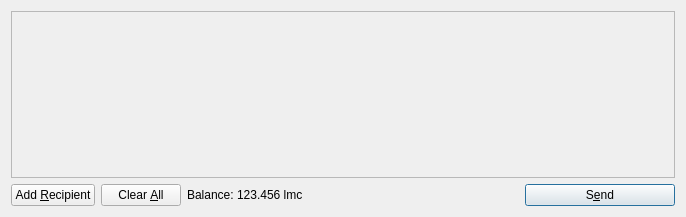
<?xml version="1.0" encoding="UTF-8"?>
<ui version="4.0">
 <class>SendCoinsDialog</class>
 <widget class="QDialog" name="SendCoinsDialog">
  <property name="geometry">
   <rect>
    <x>0</x>
    <y>0</y>
    <width>686</width>
    <height>217</height>
   </rect>
  </property>
  <property name="windowTitle">
   <string>Send Coins</string>
  </property>
  <layout class="QVBoxLayout" name="verticalLayout">
   <item>
    <widget class="QScrollArea" name="scrollArea">
     <property name="widgetResizable">
      <bool>true</bool>
     </property>
     <widget class="QWidget" name="scrollAreaWidgetContents">
      <property name="geometry">
       <rect>
        <x>0</x>
        <y>0</y>
        <width>666</width>
        <height>165</height>
       </rect>
      </property>
      <layout class="QVBoxLayout" name="verticalLayout_2">
       <property name="margin">
        <number>0</number>
       </property>
       <item>
        <layout class="QVBoxLayout" name="entries">
         <property name="spacing">
          <number>6</number>
         </property>
        </layout>
       </item>
       <item>
        <spacer name="verticalSpacer">
         <property name="orientation">
          <enum>Qt::Vertical</enum>
         </property>
         <property name="sizeHint" stdset="0">
          <size>
           <width>20</width>
           <height>40</height>
          </size>
         </property>
        </spacer>
       </item>
      </layout>
     </widget>
    </widget>
   </item>
   <item>
    <layout class="QHBoxLayout" name="horizontalLayout">
     <item>
      <widget class="QPushButton" name="addButton">
       <property name="toolTip">
        <string>Send to multiple recipients at once</string>
       </property>
       <property name="text">
        <string>Add &amp;Recipient</string>
       </property>
       <property name="icon">
        <iconset resource="../bitcoin.qrc">
         <normaloff>:/icons/add</normaloff>:/icons/add</iconset>
       </property>
       <property name="autoDefault">
        <bool>false</bool>
       </property>
      </widget>
     </item>
     <item>
      <widget class="QPushButton" name="clearButton">
       <property name="sizePolicy">
        <sizepolicy hsizetype="Minimum" vsizetype="Fixed">
         <horstretch>0</horstretch>
         <verstretch>0</verstretch>
        </sizepolicy>
       </property>
       <property name="toolTip">
        <string>Remove all transaction fields</string>
       </property>
       <property name="text">
        <string>Clear &amp;All</string>
       </property>
       <property name="icon">
        <iconset resource="../bitcoin.qrc">
         <normaloff>:/icons/remove</normaloff>:/icons/remove</iconset>
       </property>
       <property name="autoRepeatDelay">
        <number>300</number>
       </property>
       <property name="autoDefault">
        <bool>false</bool>
       </property>
      </widget>
     </item>
     <item>
      <layout class="QHBoxLayout" name="horizontalLayout_2">
       <property name="spacing">
        <number>3</number>
       </property>
       <item>
        <widget class="QLabel" name="label">
         <property name="text">
          <string>Balance:</string>
         </property>
        </widget>
       </item>
       <item>
        <widget class="QLabel" name="labelBalance">
         <property name="cursor">
          <cursorShape>IBeamCursor</cursorShape>
         </property>
         <property name="text">
          <string>123.456 lmc</string>
         </property>
         <property name="textInteractionFlags">
          <set>Qt::LinksAccessibleByMouse|Qt::TextSelectableByKeyboard|Qt::TextSelectableByMouse</set>
         </property>
        </widget>
       </item>
      </layout>
     </item>
     <item>
      <spacer name="horizontalSpacer">
       <property name="orientation">
        <enum>Qt::Horizontal</enum>
       </property>
       <property name="sizeHint" stdset="0">
        <size>
         <width>40</width>
         <height>20</height>
        </size>
       </property>
      </spacer>
     </item>
     <item>
      <widget class="QPushButton" name="sendButton">
       <property name="minimumSize">
        <size>
         <width>150</width>
         <height>0</height>
        </size>
       </property>
       <property name="toolTip">
        <string>Confirm the send action</string>
       </property>
       <property name="text">
        <string>S&amp;end</string>
       </property>
       <property name="icon">
        <iconset resource="../bitcoin.qrc">
         <normaloff>:/icons/send</normaloff>:/icons/send</iconset>
       </property>
       <property name="default">
        <bool>true</bool>
       </property>
      </widget>
     </item>
    </layout>
   </item>
  </layout>
 </widget>
 <resources>
  <include location="../bitcoin.qrc"/>
 </resources>
 <connections/>
</ui>
